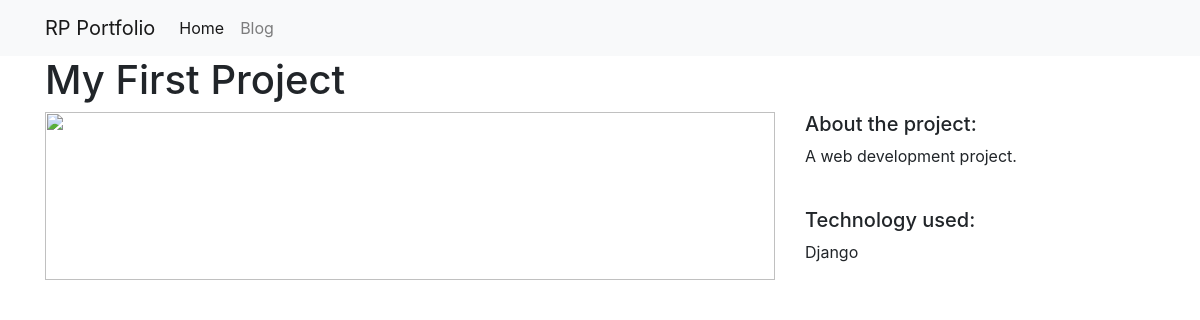
/projects/1/, run on the app's committed database.
### projects/models.py (models this page shows, shortened)
class Project(models.Model):
    title = models.CharField(max_length=100)
    description = models.TextField()
    technology = models.CharField(max_length=20)
    image = models.ImageField()

### projects/views.py (the view)
# urls.py: path("<int:pk>/", views.project_detail, name="project_detail"),
def project_detail(request, pk):
    project = Project.objects.get(pk=pk)
    context = {"project": project}
    return render(request, "project_detail.html", context)

### projects/templates/project_detail.html
{% extends "base.html" %}
{% load static %}
{% block page_content %}
<h1>{{ project.title }}</h1>
<div class="row">
    <div class="col-md-8">
        <img src="{ project.image.url }" alt="" width="100%">
    </div>
    <div class="col-md-4">
        <h5>About the project:</h5>
        <p>{{ project.description }}</p>
        <br>
        <h5>Technology used:</h5>
        <p>{{ project.technology }}</p>
    </div>
</div>
{% endblock %}

### data on the page
Project: title "My First Project", description "A web development project.", technology "Django"
